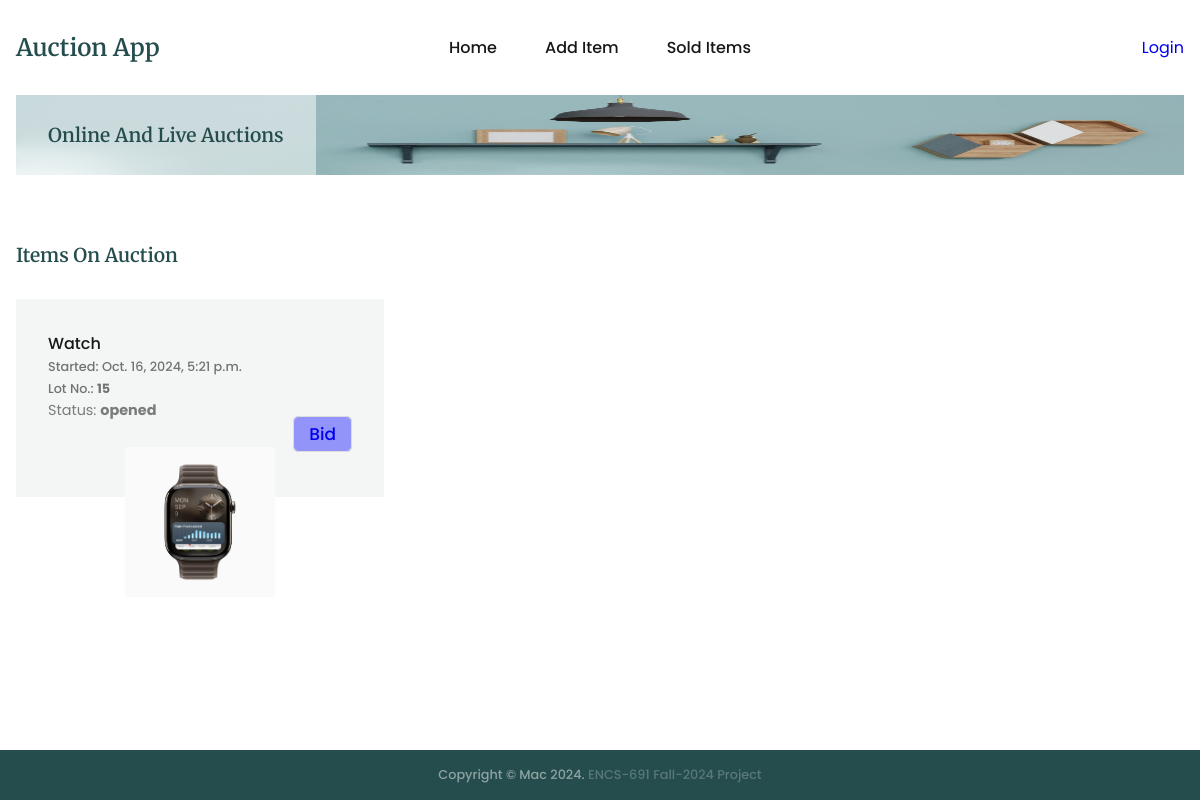
Page /auctions/ on the committed database.
### auctions/models.py (models this page shows, shortened)
class Item(models.Model):
    name = models.CharField(max_length=200)
    description = models.CharField(max_length=200)
    categoryid = models.CharField(max_length=200)
    subcategoryid = models.CharField(max_length=200, default='1')
    status = models.CharField(max_length=200)
    minimumbid = models.IntegerField()
    username = models.CharField(max_length=200)
    image = models.CharField(max_length=200)
    createdat = models.DateTimeField(default=timezone.now)

### auctions/views.py (the view)
# urls.py: path('', views.index, name='index'),
def index(req):
    context = {'pageOptions':{'page':'index', 'buttonLabel':'Bid'}}
    try:
        filteredItems = Item.objects.filter(status='opened')
    except:
        logging.error('Index: items not found')
        return render(req, 'auctions/index.html', context=context)
    else:
        context['items'] = filteredItems
        return render(req, 'auctions/index.html', context=context)

### templates/auctions/index.html
{% extends "base.html" %}
{% block content %}
<section class="section__container product__container" id="product">
    {% include "auctions/message.html" %}
    {% if pageType and pageType == 'soldItems' %}
    <h4 class="section__header">Sold Items</h4>
    {% else %}
    <h4 class="section__header">Items On Auction</h4>
    {% endif %}
    {% if items and pageOptions %}
    <div class="product__grid">
        {% for item in items %}
        <div class="product__card">
            <h4>{{item.name}}</h4>
            <p>Started: {{item.createdat}}</p>
            <p>Lot No.: <strong>{{item.id}}</strong></p>
            <div class="product-status">Status: <strong>{{item.status}}</strong></div>
            <div class="btn-div">
                <a class="bid-btn" href="{% url 'auctions:bidItem' item.id %}?page={{pageOptions.page}}">
                    {{pageOptions.buttonLabel}}
                </a>
            </div>
            <img src="{{item.image}}" alt="{{item.name}}" />
        </div>
        {% endfor %}
        {% else %}
    </div>
    <div class="auction-notice">No item available</div>
    {% endif %}
</section>
{% endblock %}

### auctions/static/css/styles.css (style rules this page uses)
:root { --primary-color: #254d4d; --text-dark: #171717; --text-light: #737373; --extra-light: #f4f6f5; --white: #ffffff; --max-width: 1200px; --header-font: "Merriweather", serif; }
* { padding: 0; margin: 0; box-sizing: border-box; }
.section__container { max-width: var(--max-width); margin: auto; padding: 3rem 1rem; }
.section__header { margin-bottom: 0.5rem; font-size: 1.2rem; font-weight: 600; font-family: var(--header-font); color: var(--primary-color); }
img { display: flex; width: 100%; height: 150px; }
a { text-decoration: none; transition: 0.3s; }
html, body { scroll-behavior: smooth; }
body { font-family: "Poppins", sans-serif; }
.product__grid { margin-top: 2rem; display: grid; gap: 2rem; }
.product__card { position: relative; isolation: isolate; padding: 2rem; }
.product__card::before { position: absolute; content: ""; top: 0; left: 0; width: 100%; height: 60%; background-color: var(--extra-light); z-index: -1; transition: 0.3s; }
.product__card h4 { font-size: 1rem; font-weight: 500; color: var(--text-dark); }
.product__card p { padding: 2px 0; font-size: 0.8rem; font-weight: 500; color: var(--text-light); }
.product__card .product-status { font-size: 0.9rem; color: rgba(0, 0, 0, 0.5); }
.product__card img { max-width: 150px; margin-inline: auto; }
.product__card .btn-div { text-align: end; }
.product__card .bid-btn { font-size: 1.2rem; font-weight: 500; cursor: pointer; padding: 5px 15px; font-size: 17px; border: 1px solid #ddd; border-radius: 6px; outline: none; background-color: rgba(0, 0, 255, 0.4); z-index: 10; position: relative; }
@media (width > 540px) { .product__grid { grid-template-columns: repeat(2, 1fr); } }
@media (width > 768px) { .product__grid { grid-template-columns: repeat(3, 1fr); } }
::placeholder { text-transform: none; }
a { text-decoration: none; }

### rows in the picture
Item: name "Watch", createdat "Oct. 16, 2024, 5:21 p.m.", id "15", status "opened", buttonLabel "Bid", image (picture)
